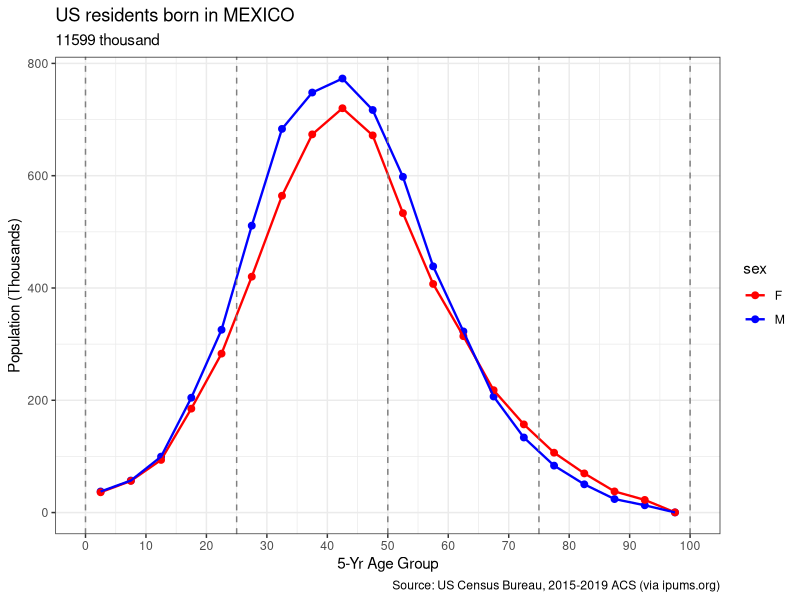
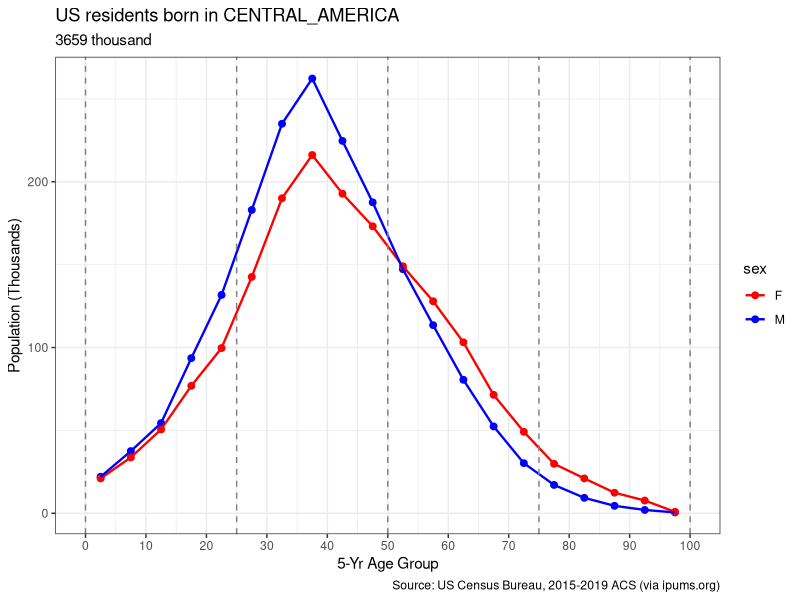
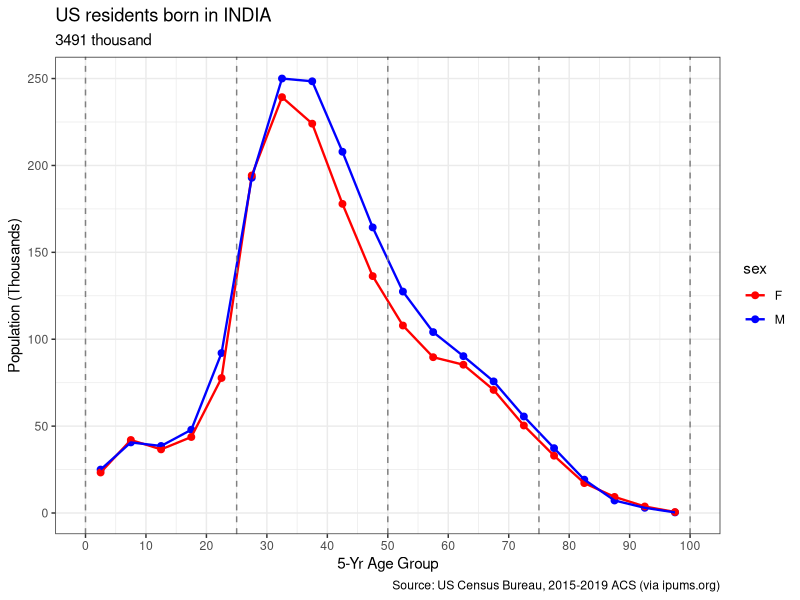
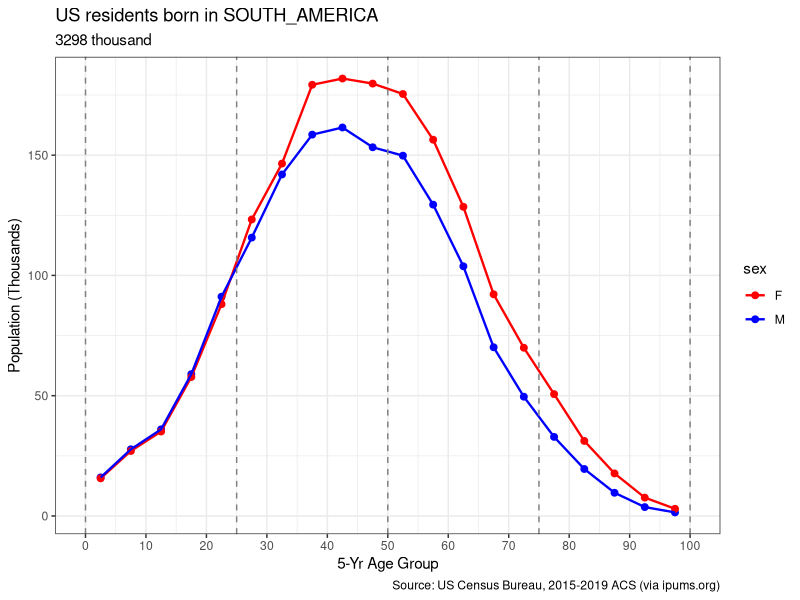
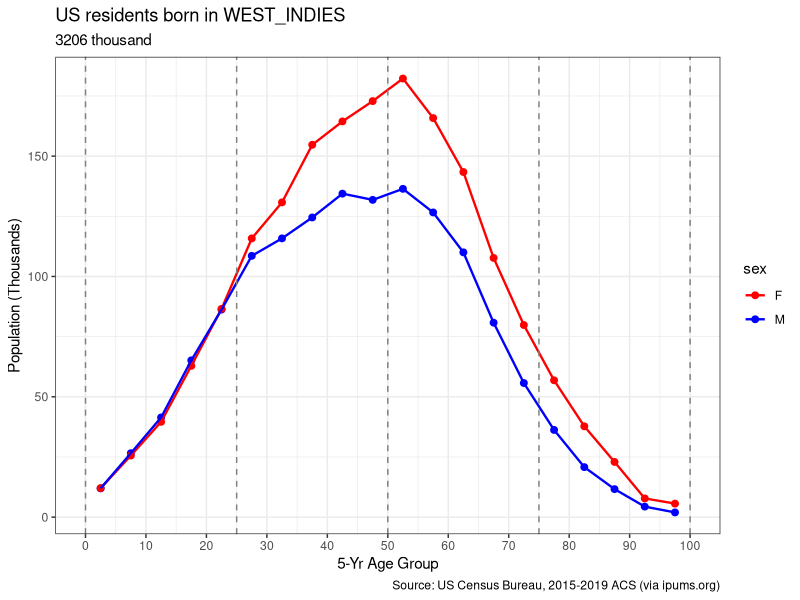
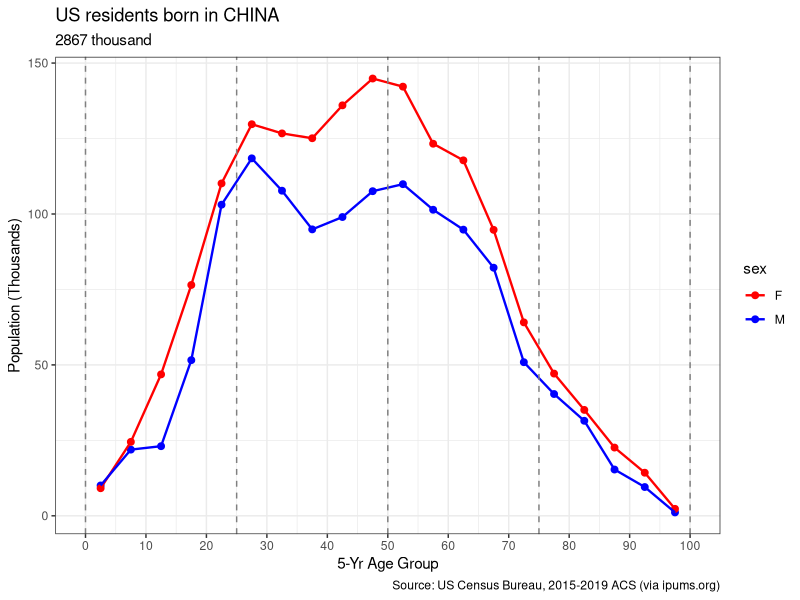
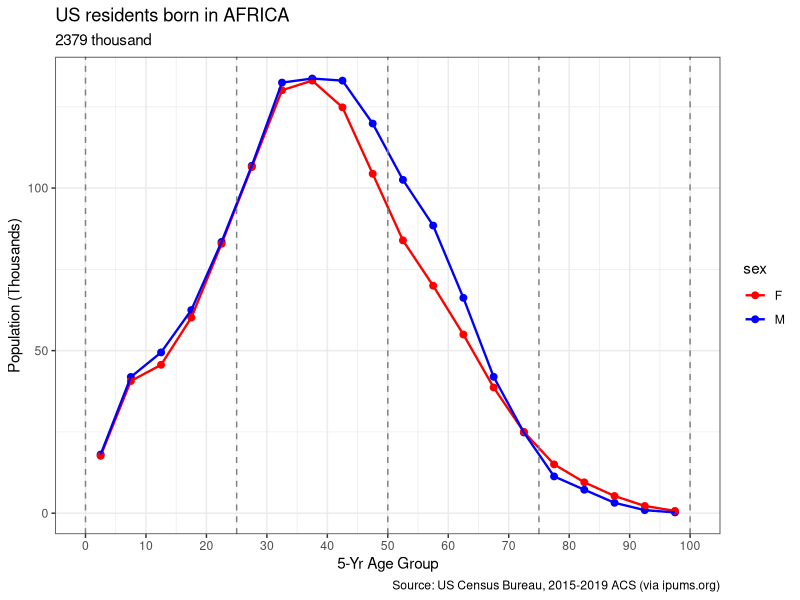
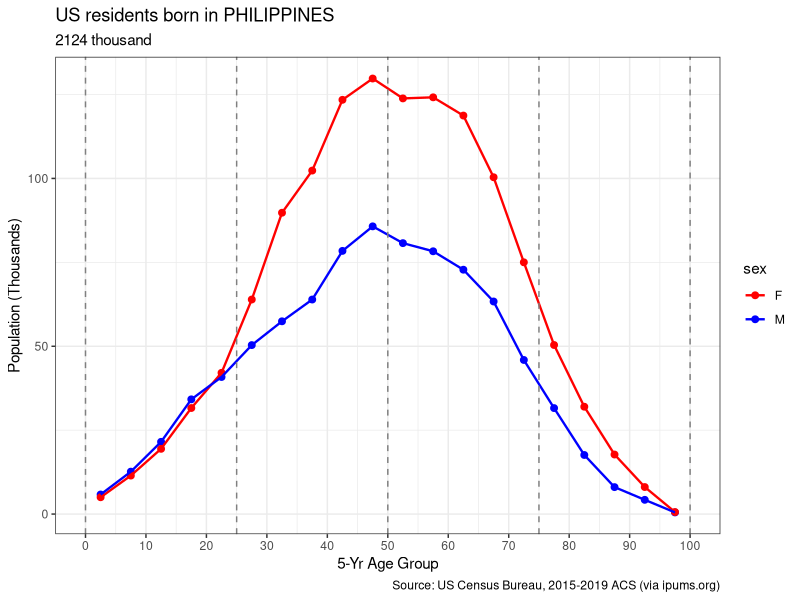

Here is the R script that generated these plots, in order:
library(tidyverse)

D = read_csv('Foreign-born-age-sex-largest-groups-2015-2019-ACS.csv',
             col_names=c('area','age','sex','pop')) 

Dord = D %>% 
        group_by(area) %>% 
        summarize(pop = sum(pop)) %>% 
        arrange(-pop) 
        

for (this_area in Dord$area) {

  png(filename=paste0(this_area,'.png'), res=300,
      height=1000, width=1400)
  
  tmp = filter(D, area == this_area)

  poptotal = sum(tmp$pop)
    
  this_plot =
  ggplot(data=tmp) +
    aes(x=age+2.5,y=pop/1000, color=sex) +
    geom_point(size=2) +
    geom_line(size=0.8) +
    scale_x_continuous(breaks=seq(0,100,10)) +
#    coord_flip() +
#    facet_wrap(~area, scales="free") +
    theme_bw() +
    geom_vline(xintercept = seq(0,100,25), lty='dashed', color=grey(.50)) +
    labs(x='5-Yr Age Group',
         y='Population (Thousands)',
         title=paste('US residents born in', toupper(this_area)),
         subtitle = paste(round(poptotal/1000), 'thousand'),
         caption='Source: US Census Bureau, 2015-2019 ACS (via ipums.org)') +
    scale_color_manual(values=c('red','blue'))
  
  print(this_plot)
  
  dev.off()
}
